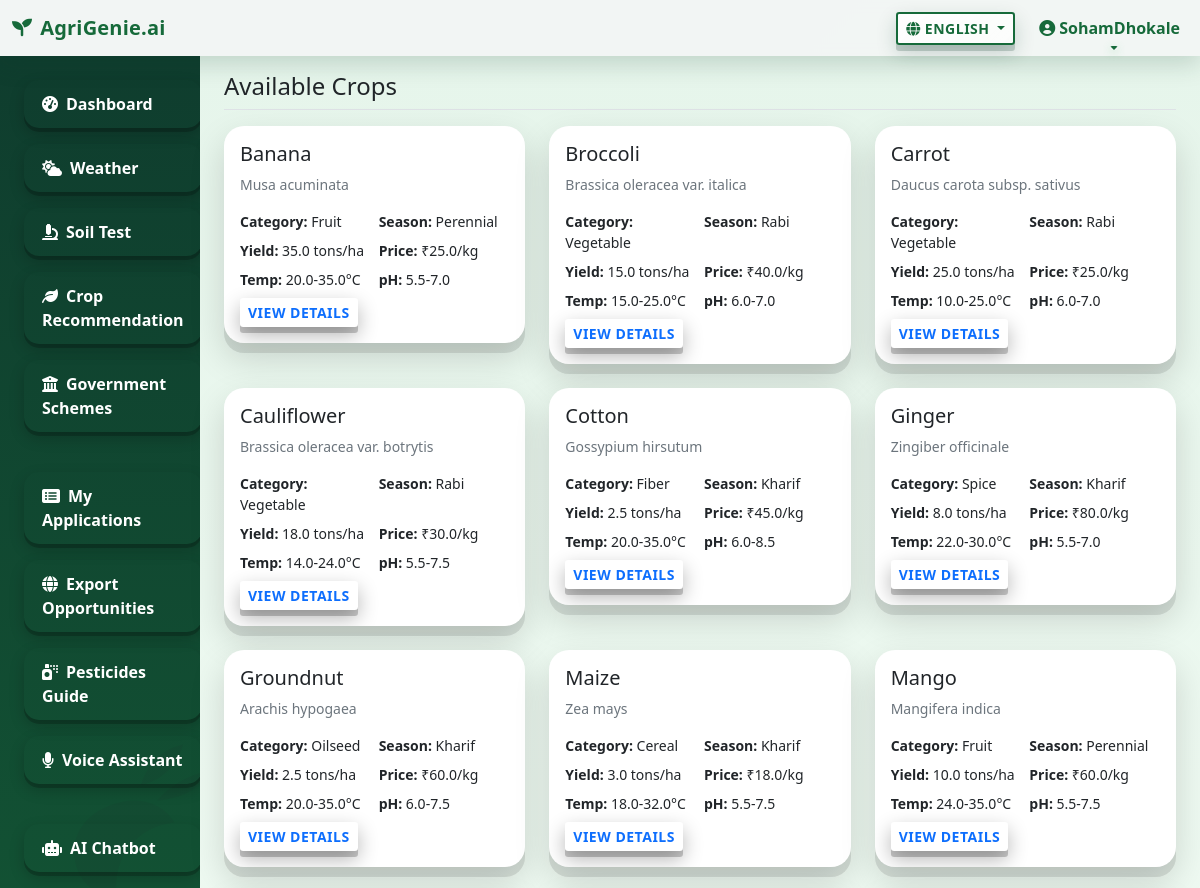
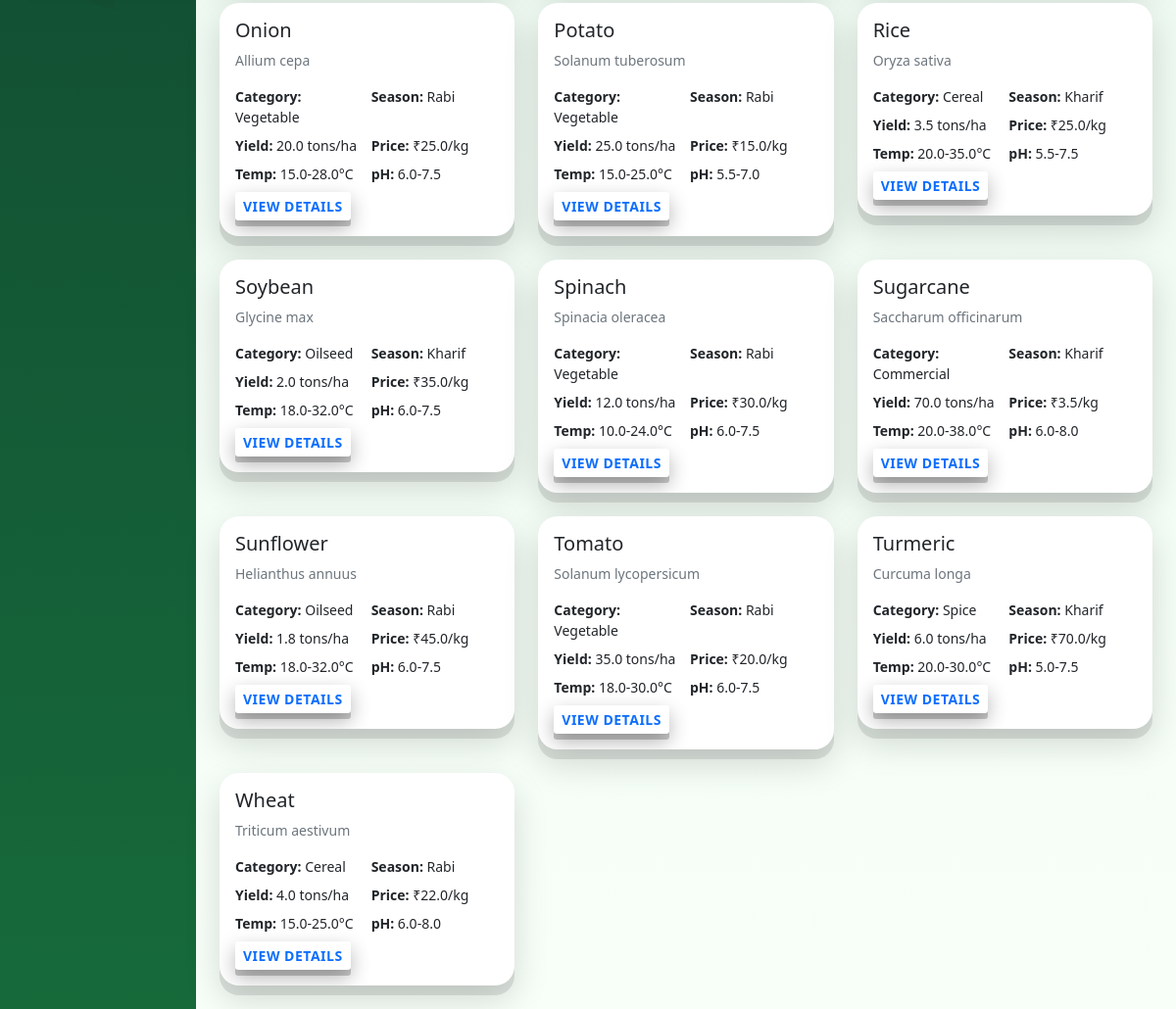
The page /crops/ (signed in) on the database its author committed (2 pictures, top to bottom).
### apps/authentication/models.py (models this page shows, shortened)
class CustomUser(AbstractUser):
    phone = models.CharField(max_length=15, blank=True)
    location = models.CharField(max_length=100, blank=True)
    farm_size = models.DecimalField(max_digits=10, decimal_places=2, null=True, blank=True)
    state = models.CharField(max_length=50, blank=True)
    district = models.CharField(max_length=50, blank=True)
    created_at = models.DateTimeField(auto_now_add=True)

### apps/crops/models.py (models this page shows, shortened)
class Crop(models.Model):
    name = models.CharField(max_length=100)
    scientific_name = models.CharField(max_length=100, blank=True)
    category = models.CharField(max_length=50)
    season = models.CharField(max_length=20)
    min_temperature = models.FloatField()
    max_temperature = models.FloatField()
    min_rainfall = models.FloatField()
    max_rainfall = models.FloatField()
    soil_ph_min = models.FloatField()
    soil_ph_max = models.FloatField()
    growing_period_days = models.IntegerField()
    suitable_states = models.TextField()  # Comma-separated states
    yield_per_hectare = models.FloatField(help_text="Average yield in tons per hectare")
    market_price_per_kg = models.FloatField(help_text="Average market price per kg")

### apps/crops/views.py (the view)
# urls.py: path('', views.crop_list, name='crop_list'),
@login_required
def crop_list(request):
    crops = Crop.objects.all().order_by('name')
    return render(request, 'crops/crop_list.html', {'crops': crops})

### apps/authentication/context_processors.py (called while the page is built)
def site_language(request):
    lang = request.session.get('site_lang') or request.COOKIES.get('site_lang') or 'en'
    def t(key):
        """Template function to get translation"""
        return get_translation(key, lang)
    def translate(text):
        """Template function to translate text"""
        return translate_text(text, lang)
    return {
        'site_lang': lang,
        't': t,
        'translate': translate
    }

### apps/authentication/templatetags/translation_tags.py (called while the page is built)
@register.filter
@stringfilter
def t(key, language='en'):
    return get_translation(key, language)

### apps/authentication/translations.py (called while the page is built)
def get_translation(key, language='en'):
    return TRANSLATIONS.get(language, {}).get(key, TRANSLATIONS['en'].get(key, key))

### templates/crops/crop_list.html (shortened to what this page needs)
{% extends 'base/base.html' %}
{% block content %}
<div class="pt-3 pb-2 mb-3 border-bottom">
    <h2 class="h4 mb-0">Available Crops</h2>
</div>
{% if crops %}
    <div class="row">
        {% for crop in crops %}
        <div class="col-md-6 col-lg-4 mb-4">
            <div class="card">
                <div class="card-body">
                    <h5 class="card-title">{{ crop.name }}</h5>
                    <p class="card-text small text-muted">{{ crop.scientific_name }}</p>
                    <div class="row g-2 small">
                        <div class="col-6">
                            <strong>Category:</strong> {{ crop.category }}
                        </div>
                        <div class="col-6">
                            <strong>Season:</strong> {{ crop.season }}
                        </div>
                        <div class="col-6">
                            <strong>Yield:</strong> {{ crop.yield_per_hectare }} tons/ha
                        </div>
                        <div class="col-6">
                            <strong>Price:</strong> ₹{{ crop.market_price_per_kg }}/kg
                        </div>
                        <div class="col-6">
                            <strong>Temp:</strong> {{ crop.min_temperature }}-{{ crop.max_temperature }}°C
                        </div>
                        <div class="col-6">
                            <strong>pH:</strong> {{ crop.soil_ph_min }}-{{ crop.soil_ph_max }}
                        </div>
                    </div>
                    <a href="{% url 'crop_detail' crop.id %}" class="btn btn-sm btn-outline-primary mt-2">View Details</a>
                </div>
            </div>
        </div>
        {% endfor %}
    </div>
{% else %}
    <div class="card">
        <div class="card-body text-center">
            <p class="text-muted mb-0">No crops available.</p>
        </div>
    </div>
{% endif %}
{% endblock %}

### templates/base/base.html (shortened to what this page needs)
{% load translation_tags %}
<!DOCTYPE html>
<html lang="en">
<head>
    <link href="https://cdn.jsdelivr.net/npm/bootstrap@5.1.3/dist/css/bootstrap.min.css" rel="stylesheet">
    <link href="https://cdnjs.cloudflare.com/ajax/libs/font-awesome/6.0.0/css/all.min.css" rel="stylesheet">
</head>
<body>
    <nav class="navbar navbar-expand-lg navbar-light">
        <div class="container-fluid">
            <a class="navbar-brand" href="{% url 'dashboard' %}">
                <i class="fas fa-seedling me-2"></i>AgriGenie.ai
            </a>
            <div class="collapse navbar-collapse" id="navbarSupportedContent">
                <div class="d-flex align-items-center gap-2 me-3">
                    <div class="dropdown">
                        <button class="btn btn-sm btn-outline-secondary dropdown-toggle" id="siteLangBtn" data-bs-toggle="dropdown">
                            <i class="fas fa-globe me-1"></i><span id="siteLangText">{{ site_lang|default:'en' }}</span>
                        </button>
                    </div>
                </div>
                <ul class="navbar-nav mb-2 mb-lg-0">
                    {% if user.is_authenticated %}
                        <li class="nav-item dropdown">
                            <a class="nav-link dropdown-toggle" href="#" id="navbarDropdown" role="button" data-bs-toggle="dropdown">
                                <i class="fas fa-user-circle me-1"></i>{{ user.first_name|default:user.username }}
                            </a>
                        </li>
                    {% else %}
                        <li class="nav-item"><a class="nav-link" href="{% url 'login' %}">{{ 'login'|t:site_lang }}</a></li>
                        <li class="nav-item"><a class="nav-link" href="{% url 'register' %}">{{ 'register'|t:site_lang }}</a></li>
                    {% endif %}
                </ul>
            </div>
        </div>
    </nav>
    <div class="container-fluid">
        <div class="row">
            {% if user.is_authenticated %}
            <nav class="col-md-3 col-lg-2 d-md-block sidebar collapse">
                <div class="position-sticky pt-3">
                    <div class="crop-art">
                        <svg viewBox="0 0 64 64" xmlns="http://www.w3.org/2000/svg" fill="currentColor">
                            <path d="M21 52c0-11 9-20 20-20h3c-2-6-8-10-15-10C17 22 10 29 10 38c0 8 6 14 14 14h-3Z"/>
                            <path d="M36 18c3-6 9-10 16-10-3 6-9 10-16 10Z"/>
                            <path d="M40 24c5-4 12-6 19-6-4 5-11 7-19 6Z"/>
                        </svg>
                    </div>
                    <ul class="nav flex-column">
                        <li class="nav-item"><a class="nav-link" href="{% url 'dashboard' %}"><i class="fas fa-tachometer-alt me-2"></i>{{ 'dashboard'|t:site_lang }}</a></li>
                        <li class="nav-item"><a class="nav-link" href="{% url 'weather_dashboard' %}"><i class="fas fa-cloud-sun me-2"></i>{{ 'weather'|t:site_lang }}</a></li>
                        <li class="nav-item"><a class="nav-link" href="{% url 'soil_test' %}"><i class="fas fa-microscope me-2"></i>{{ 'soil_test'|t:site_lang }}</a></li>
                        <li class="nav-item"><a class="nav-link" href="{% url 'crop_recommendation' %}"><i class="fas fa-leaf me-2"></i>{{ 'crop_recommendation'|t:site_lang }}</a></li>
                        <li class="nav-item"><a class="nav-link" href="{% url 'schemes_list' %}"><i class="fas fa-university me-2"></i>{{ 'government_schemes'|t:site_lang }}</a></li>
                        <li class="nav-item"><a class="nav-link" href="{% url 'my_applications' %}"><i class="fas fa-list-alt me-2"></i>My Applications</a></li>
                        <li class="nav-item"><a class="nav-link" href="{% url 'exports_list' %}"><i class="fas fa-globe me-2"></i>{{ 'export_opportunities'|t:site_lang }}</a></li>
                        <li class="nav-item"><a class="nav-link" href="{% url 'pesticides_list' %}"><i class="fas fa-spray-can me-2"></i>{{ 'pesticides_guide'|t:site_lang }}</a></li>
                        <li class="nav-item"><a class="nav-link" href="{% url 'voice_assistant' %}"><i class="fas fa-microphone me-2"></i>{{ 'voice_assistant'|t:site_lang }}</a></li>
                        <li class="nav-item"><a class="nav-link" href="{% url 'chatbot' %}"><i class="fas fa-robot me-2"></i>{{ 'ai_chatbot'|t:site_lang }}</a></li>
                    </ul>
                </div>
            </nav>
            {% endif %}
            <main class="col-md-9 ms-sm-auto col-lg-10 px-md-4 main-content">
                {% block content %}{% endblock %}
            </main>
        </div>
    </div>
</body>
</html>

### rows shown on the page
CustomUser: first_name "SohamDhokale"
Crop: name "Banana", scientific_name "Musa acuminata", category "Fruit", season "Perennial", yield_per_hectare "35.0", market_price_per_kg "25.0", min_temperature "20.0", max_temperature "35.0", soil_ph_min "5.5", soil_ph_max "7.0"
Crop: name "Broccoli", scientific_name "Brassica oleracea var. italica", category "Vegetable", season "Rabi", yield_per_hectare "15.0", market_price_per_kg "40.0", min_temperature "15.0", max_temperature "25.0", soil_ph_min "6.0", soil_ph_max "7.0"
Crop: name "Carrot", scientific_name "Daucus carota subsp. sativus", category "Vegetable", season "Rabi", yield_per_hectare "25.0", market_price_per_kg "25.0", min_temperature "10.0", max_temperature "25.0", soil_ph_min "6.0", soil_ph_max "7.0"
Crop: name "Cauliflower", scientific_name "Brassica oleracea var. botrytis", category "Vegetable", season "Rabi", yield_per_hectare "18.0", market_price_per_kg "30.0", min_temperature "14.0", max_temperature "24.0", soil_ph_min "5.5", soil_ph_max "7.5"
Crop: name "Cotton", scientific_name "Gossypium hirsutum", category "Fiber", season "Kharif", yield_per_hectare "2.5", market_price_per_kg "45.0", min_temperature "20.0", max_temperature "35.0", soil_ph_min "6.0", soil_ph_max "8.5"
Crop: name "Ginger", scientific_name "Zingiber officinale", category "Spice", season "Kharif", yield_per_hectare "8.0", market_price_per_kg "80.0", min_temperature "22.0", max_temperature "30.0", soil_ph_min "5.5", soil_ph_max "7.0"
Crop: name "Groundnut", scientific_name "Arachis hypogaea", category "Oilseed", season "Kharif", yield_per_hectare "2.5", market_price_per_kg "60.0", min_temperature "20.0", max_temperature "35.0", soil_ph_min "6.0", soil_ph_max "7.5"
Crop: name "Maize", scientific_name "Zea mays", category "Cereal", season "Kharif", yield_per_hectare "3.0", market_price_per_kg "18.0", min_temperature "18.0", max_temperature "32.0", soil_ph_min "5.5", soil_ph_max "7.5"
Crop: name "Mango", scientific_name "Mangifera indica", category "Fruit", season "Perennial", yield_per_hectare "10.0", market_price_per_kg "60.0", min_temperature "24.0", max_temperature "35.0", soil_ph_min "5.5", soil_ph_max "7.5"
Crop: name "Onion", scientific_name "Allium cepa", category "Vegetable", season "Rabi", yield_per_hectare "20.0", market_price_per_kg "25.0", min_temperature "15.0", max_temperature "28.0", soil_ph_min "6.0", soil_ph_max "7.5"
Crop: name "Potato", scientific_name "Solanum tuberosum", category "Vegetable", season "Rabi", yield_per_hectare "25.0", market_price_per_kg "15.0", min_temperature "15.0", max_temperature "25.0", soil_ph_min "5.5", soil_ph_max "7.0"
Crop: name "Rice", scientific_name "Oryza sativa", category "Cereal", season "Kharif", yield_per_hectare "3.5", market_price_per_kg "25.0", min_temperature "20.0", max_temperature "35.0", soil_ph_min "5.5", soil_ph_max "7.5"
Crop: name "Soybean", scientific_name "Glycine max", category "Oilseed", season "Kharif", yield_per_hectare "2.0", market_price_per_kg "35.0", min_temperature "18.0", max_temperature "32.0", soil_ph_min "6.0", soil_ph_max "7.5"
Crop: name "Spinach", scientific_name "Spinacia oleracea", category "Vegetable", season "Rabi", yield_per_hectare "12.0", market_price_per_kg "30.0", min_temperature "10.0", max_temperature "24.0", soil_ph_min "6.0", soil_ph_max "7.5"
Crop: name "Sugarcane", scientific_name "Saccharum officinarum", category "Commercial", season "Kharif", yield_per_hectare "70.0", market_price_per_kg "3.5", min_temperature "20.0", max_temperature "38.0", soil_ph_min "6.0", soil_ph_max "8.0"
Crop: name "Sunflower", scientific_name "Helianthus annuus", category "Oilseed", season "Rabi", yield_per_hectare "1.8", market_price_per_kg "45.0", min_temperature "18.0", max_temperature "32.0", soil_ph_min "6.0", soil_ph_max "7.5"
Crop: name "Tomato", scientific_name "Solanum lycopersicum", category "Vegetable", season "Rabi", yield_per_hectare "35.0", market_price_per_kg "20.0", min_temperature "18.0", max_temperature "30.0", soil_ph_min "6.0", soil_ph_max "7.5"
Crop: name "Turmeric", scientific_name "Curcuma longa", category "Spice", season "Kharif", yield_per_hectare "6.0", market_price_per_kg "70.0", min_temperature "20.0", max_temperature "30.0", soil_ph_min "5.0", soil_ph_max "7.5"
Crop: name "Wheat", scientific_name "Triticum aestivum", category "Cereal", season "Rabi", yield_per_hectare "4.0", market_price_per_kg "22.0", min_temperature "15.0", max_temperature "25.0", soil_ph_min "6.0", soil_ph_max "8.0"

### other values the page prints
{{ 'dashboard'|t:site_lang }} "Dashboard"
{{ 'weather'|t:site_lang }} "Weather"
{{ 'soil_test'|t:site_lang }} "Soil Test"
{{ 'crop_recommendation'|t:site_lang }} "Crop Recommendation"
{{ 'government_schemes'|t:site_lang }} "Government Schemes"
{{ 'export_opportunities'|t:site_lang }} "Export Opportunities"
{{ 'pesticides_guide'|t:site_lang }} "Pesticides Guide"
{{ 'voice_assistant'|t:site_lang }} "Voice Assistant"
{{ 'ai_chatbot'|t:site_lang }} "AI Chatbot"
